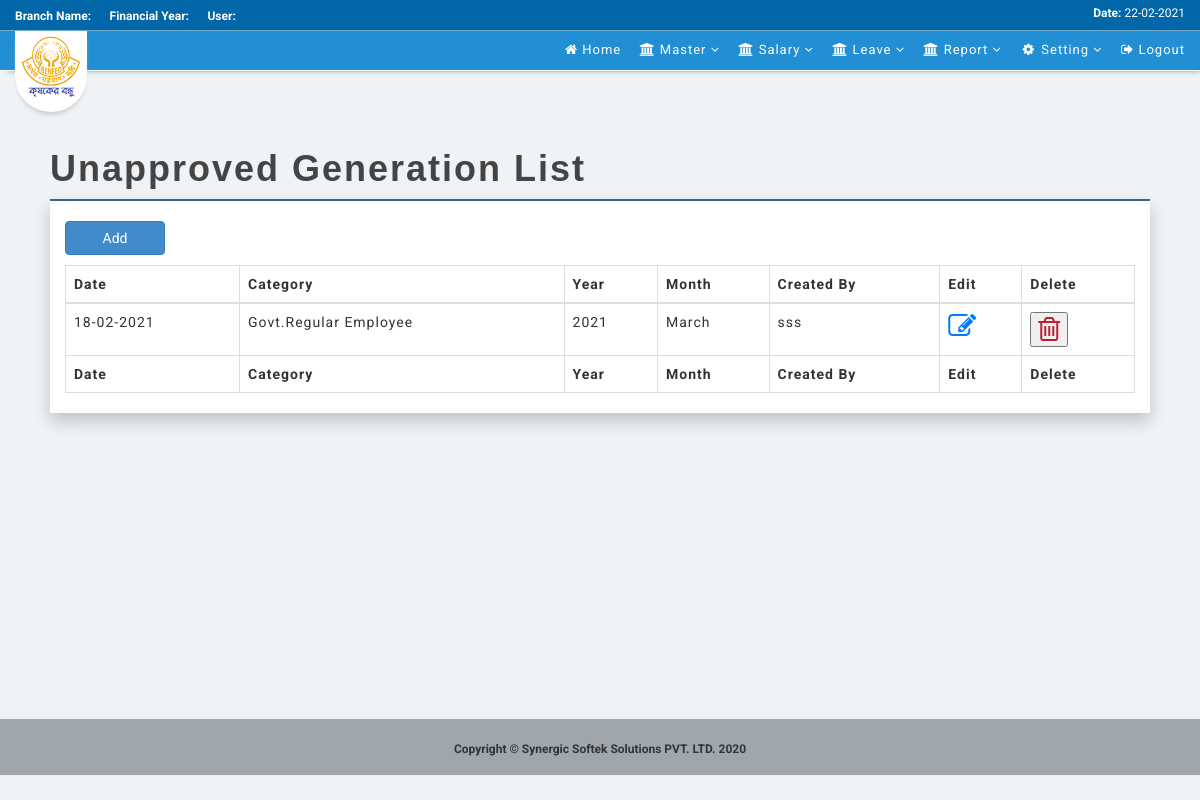
Screenshot of /index.php/salary/generate_slip with the database file from the repository.
### tables this page shows
CREATE TABLE `td_salary` (
  `trans_date` date NOT NULL,
  `trans_no` int(11) NOT NULL,
  `sal_month` int(10) NOT NULL,
  `sal_year` int(11) NOT NULL,
  `catg_cd` int(11) NOT NULL,
  `approval_status` varchar(1) NOT NULL DEFAULT 'U',
  `created_by` varchar(50) DEFAULT NULL,
  `created_dt` datetime DEFAULT NULL,
  `modified_by` varchar(50) DEFAULT NULL,
  `modified_dt` datetime DEFAULT NULL,
  `approved_by` varchar(50) DEFAULT NULL,
  `approved_dt` datetime DEFAULT NULL
);

CREATE TABLE `md_category` (
  `category_code` int(11) NOT NULL,
  `category_type` varchar(50) NOT NULL
);

### application/controllers/Salary.php (called while the page is built, shortened)
<?php
	class Salary extends CI_Controller{
		public function __construct(){
			$this->load->model('Login_Process');
			$this->load->model('Salary_Process');
            $this->load->model('Admin_Process');
	}
    public function generate_slip() {
        $generation['generation_dtls']  =   $this->Salary_Process->f_get_particulars("td_salary", NULL, array( "approval_status" => 'U'), 0);
        $generation['category']         =   $this->Salary_Process->f_get_particulars("md_category", NULL, NULL, 0);
        $this->load->view('post_login/payroll_main');
        $this->load->view("generation/dashboard", $generation);
        $this->load->view('post_login/footer');
    }
}
?>

### index.php (called while the page is built, shortened)
<?php
require_once BASEPATH.'core/CodeIgniter.php';

### application/models/Salary_Process.php (called while the page is built, shortened)
<?php
	class Salary_Process extends CI_Model{
		public function f_get_particulars($table_name, $select=NULL, $where=NULL, $flag) {
			if(isset($where)) {
				$this->db->where($where);
			}
			$result		=	$this->db->get($table_name);
			if($flag == 1) {
				return $result->row();
			}else {
				return $result->result();
			}
		}
	}
?>

### application/views/generation/dashboard.php (the view, shortened to what this page needs)
<div class="wraper">
    <div class="row">
        <div class="col-lg-9 col-sm-12">
            <h1><strong>Unapproved Generation List</strong></h1>
        </div>
    </div>
    <div class="col-lg-12 container contant-wraper">
        <h3>
                <a href="<?php echo site_url("addgen");?>" class="btn btn-primary" style="width: 100px;">Add</a>
        </h3>
        <table class="table table-bordered table-hover">
            <thead>
                <tr>
                    <th>Date</th>
                    <th>Category</th>
                    <th>Year</th>
                    <th>Month</th>
                    <th>Created By</th>
                    <th>Edit</th>
                    <th>Delete</th>
                </tr>
            </thead>
            <tbody>
                <?php
                if($generation_dtls) {
                    foreach($generation_dtls as $d_dtls) {
                        foreach($category as $c_list) {
                            if($d_dtls->catg_cd == $c_list->category_code) {
                ?>
                        <tr>
                            <td><?php echo date('d-m-Y', strtotime($d_dtls->trans_date)); ?></td>
                            <td><?php echo $c_list->category_type; ?></td>
                            <td><?php echo $d_dtls->sal_year; ?></td>
                            <td><?php echo date("F", mktime(0, 0, 0, $d_dtls->sal_month, 10)); ?></td>
                            <td><?php echo $d_dtls->created_by; ?></td>
                            <td>
                                <a href="generation/edit?trans_no=<?php echo $d_dtls->trans_no; ?>&month=<?php echo $d_dtls->sal_month; ?>&year=<?php echo $d_dtls->sal_year; ?>"
                                    data-toggle="tooltip"
                                    data-placement="bottom"
                                    title="Edit"
                                >
                                    <i class="fa fa-edit fa-2x" style="color: #007bff"></i>
                                </a>
                            </td>
                            <td>
                                <button
                                    type="button"
                                    class="delete"
                                    date="<?php echo $d_dtls->trans_date; ?>"
                                    id="<?php echo $d_dtls->trans_no; ?>"
                                    month="<?php echo $d_dtls->sal_month; ?>"
                                    year="<?php echo $d_dtls->sal_year; ?>"
                                    data-toggle="tooltip"
                                    data-placement="bottom"
                                    title="Delete"
                                >
                                    <i class="fa fa-trash-o fa-2x" style="color: #bd2130"></i>
                                </button>
                            </td>
                        </tr>
                <?php
                            }
                        }
                    }
                    }
                    else {
                        echo "<tr><td colspan='10' style='text-align: center;'>No data Found</td></tr>";
                    }
                ?>
            </tbody>
            <tfoot>
                <tr>
                    <th>Date</th>
                    <th>Category</th>
                    <th>Year</th>
                    <th>Month</th>
                    <th>Created By</th>
                    <th>Edit</th>
                    <th>Delete</th>
                </tr>
            </tfoot>
        </table>
    </div>
</div>

### assets/css/sb-admin.css (style rules this page uses)
h1 { color: #444; font-family: Poppins,sans-serif; letter-spacing: 2px; }
table { letter-spacing: 1px; }
.wraper { margin-left: 50px; margin-right: 50px; }
.contant-wraper { border-top: 2px solid #32678d; box-shadow: 0px 8px 16px 0px rgba(0,0,0,0.2); background-color: white; margin-bottom: 100px; overflow: auto; }

### assets/css/apps.css (style rules this page uses)
body { font-family: 'Roboto', sans-serif; }
.row { margin-left: -15px !important; }

### rows the page displays
td_salary: trans_date "18-02-2021", sal_year "2021", sal_month "March", created_by "sss"
md_category: category_type "Govt.Regular Employee"
